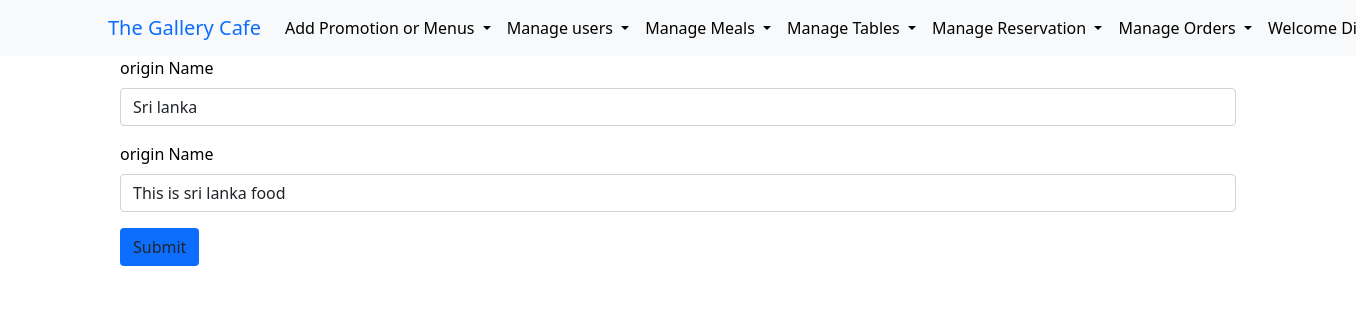
The page /updatefoodorigin.php?origin_id=1 (signed in) on the database its author committed.
### tables this page shows
CREATE TABLE `food_origin` (
  `origin_id` int(11) NOT NULL,
  `origin_name` varchar(100) NOT NULL,
  `origin_description` varchar(200) NOT NULL,
  `is_deleted` int(1) NOT NULL
);

### updatefoodorigin.php (the view, shortened to what this page needs)
<?php include("./inc/connection.php") ?>
<?php
if (isset($_GET['origin_id'])) {
    $origin_id = $_GET['origin_id'];
    $query = "SELECT * FROM food_origin WHERE origin_id='{$origin_id}' LIMIT 1";
    $result = mysqli_query($conn, $query);
    if (mysqli_num_rows($result) == 1) {
        $row = mysqli_fetch_assoc($result);
        $origin_name = $row['origin_name'];
        $origin_description = $row['origin_description'];
    }
}
?>
<!DOCTYPE html>
<html lang="en">
<head>
</head>
<?php
if ($_SESSION['usertype'] == "normaluser") {
    include("./inc/mainheader.php");
} else if ($_SESSION['usertype'] == "SystemAdmin") {
    include("./inc/adminheader.php");
} else if ($_SESSION['usertype'] == "operational") {
    include("./inc/opheader.php");
}
?>
<body>
    <div class="container">
        <form action="updatefoodorigin.php" method="post" enctype="multipart/form-data">
            <div class="mb-3">
                <label for="origin_name" class="form-label">origin Name</label>
                <input type="text" class="form-control" id="origin_name" <?php if (isset($origin_name)) {
                                                                                echo "value=\"" . $origin_name . "\"";
                                                                            } ?> name="origin_name" placeholder="Special">
            </div>
            <div class="mb-3">
                <label for="origin_description" class="form-label">origin Name</label>
                <input type="text" class="form-control" id="origin_description" <?php if (isset($origin_description)) {
                                                                                    echo "value=\"" . $origin_description . "\"";
                                                                                } ?> name="origin_description" placeholder="This is .......">
            </div>
            <div class="mb-3">
                <button type="submit" name="submit" class="btn bg-primary ">Submit</button>
            </div>
        </form>
    </div>
</body>
</html>

### css/main.css (style rules this page uses)
* { margin: 0; padding: 0; box-sizing: border-box; color: black; }

### rows shown on the page
food_origin: origin_name "Sri lanka", origin_description "This is sri lanka food"
